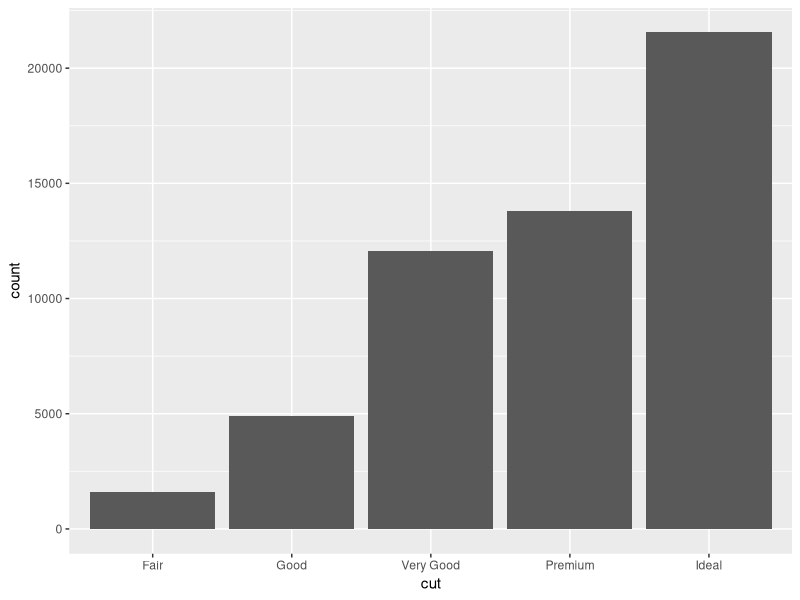
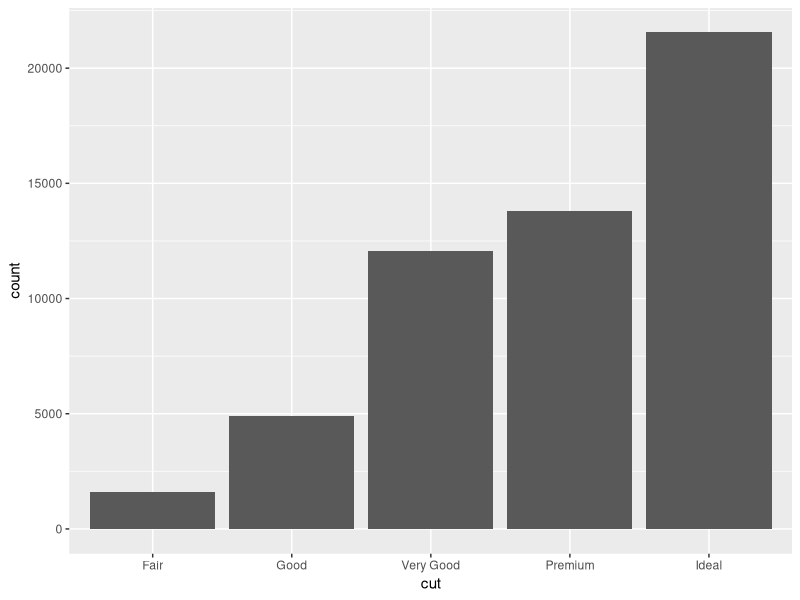
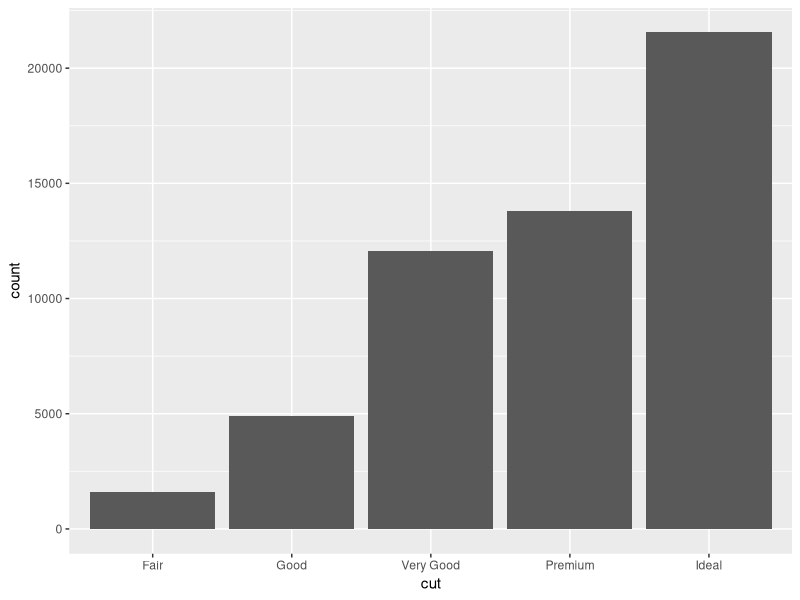
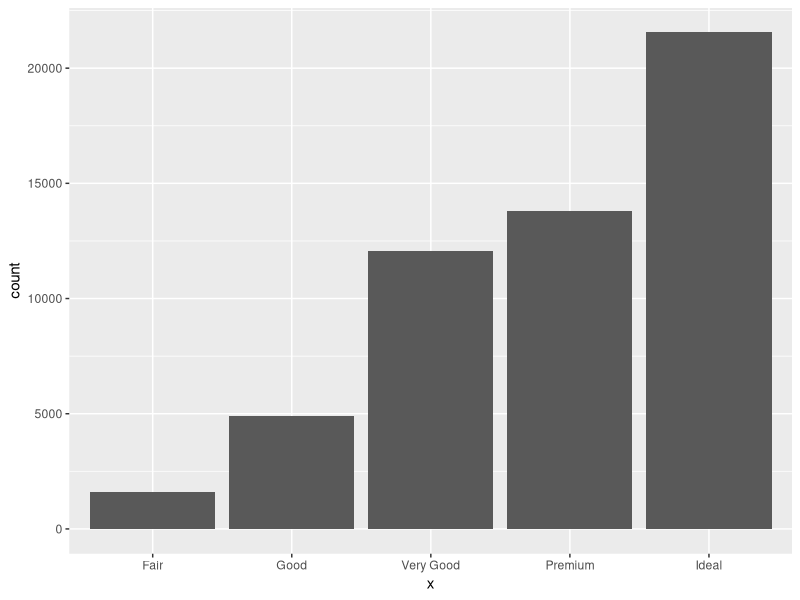
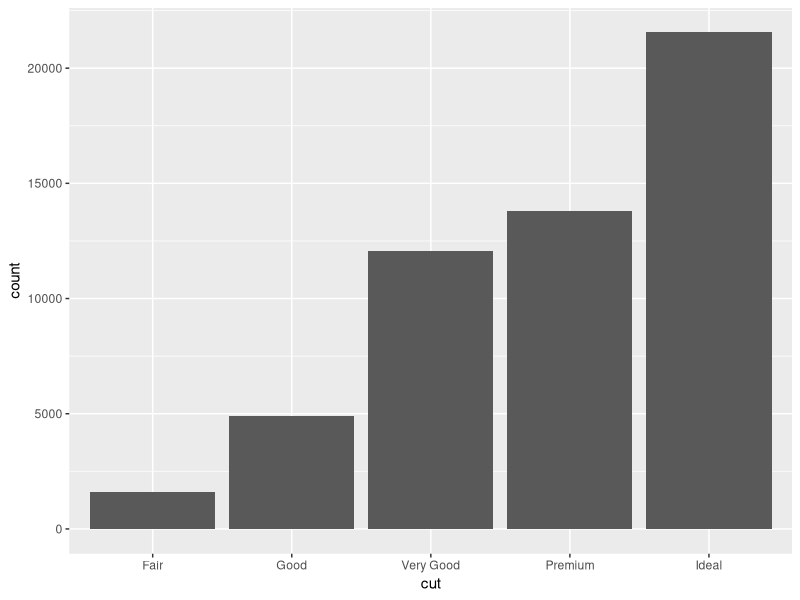
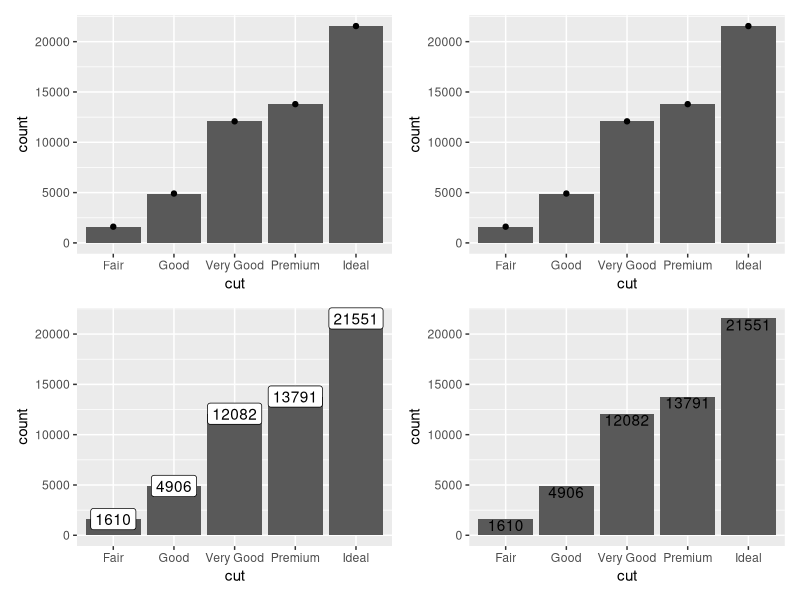

Source code (R) for these figures, in order:
## ---- chunk 1
library(tidyverse)
cars <- tibble(cars)
knitr::opts_chunk$set(echo = T, message = F, warning = F)
## ---- chunk 2
library(ggplot2) 
ggplot(diamonds) + 
  aes(x = cut) + 
  geom_bar()
## ---- chunk 3
geom_bar
## ---- chunk 4
library(ggplot2) 
ggplot(diamonds) + 
  aes(x = cut) + 
  layer(geom = "bar", stat = "count", position = "stack")
## ---- chunk 5
library(ggplot2) 
ggplot(diamonds) + 
  aes(x = cut) + 
  layer(geom = GeomBar, stat = StatCount, position = position_stack())
## ---- chunk 6
StatCount |> names()
## ---- chunk 7
StatCount$compute_group
## ---- chunk 8

library(dplyr)

diamonds |> 
  select(x = cut) |>
  StatCount$compute_group() 
## ---- chunk 9
precomputation <- diamonds |> 
  select(x = cut) |>
  StatCount$compute_group()

precomputation |>
  ggplot() + 
  aes(x = x, y = count) + 
  layer(geom = GeomBar, 
        stat = StatIdentity, 
        position = position_stack())
## ---- chunk 10
StatCount$default_aes

ggplot(data = diamonds) + 
  aes(x = cut) + 
  layer(geom = GeomBar, 
        stat = StatCount, 
        position = position_stack())
## ---- chunk 11
p1 <- ggplot(data = diamonds) + 
  aes(x = cut) + 
  layer(geom = GeomBar, 
        stat = StatCount, 
        position = position_stack())

p2 <- p1 + geom_point(stat = StatCount)

p3 <- p1 + stat_count(geom = GeomPoint)

p4 <- p1 + geom_label(stat = StatCount, 
                      aes(label = after_stat(count)))

p5 <- p1 + stat_count(geom = GeomText, 
                      aes(label = after_stat(count)), 
                      vjust = 1)
## ---- chunk 12
library(patchwork)
p2+ p3 + p4 + p5
